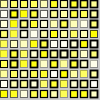
Frame 1 (no input)
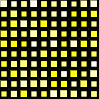
Frame 60 (the mouse pressed at the canvas centre just before this capture)
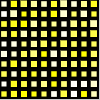
Frame 120 (the mouse held since frame 60 and released just before this capture)

The Processing sketch that drew these frames (run headless with seeded random() and noise(); from frame 60 on, the mouse is pressed at the canvas centre):

// Processing sketch: sketch_170411_4_for2
// ── sketch_170411_4_for2.pde


void setup() {
  frameRate(20);
}
void draw() {
  for (int i=0; i<10; i++) {
    for (int j=0; j<10; j++) {
      newRect(i*10, j*10, 7);
    }
    
  }
}


void newRect(float x, float y, float w) {
  fill (255, 255, random(0, 255));
  strokeWeight(random(0.2, 2));
  rect(x, y, w, w);
}
